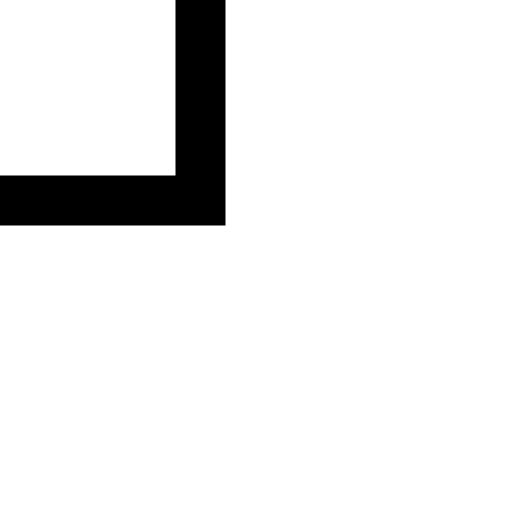
Frame 1 (no input)
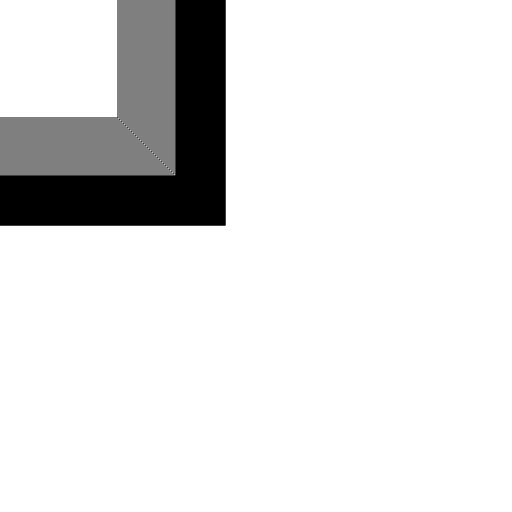
Frame 60 (the mouse pressed at the canvas centre just before this capture)
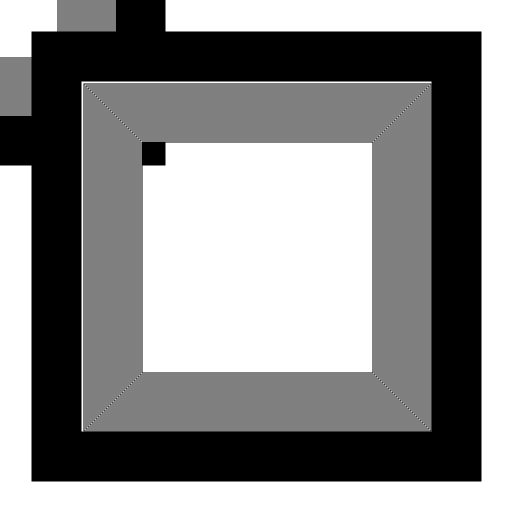
Frame 120 (the mouse held since frame 60 and released just before this capture)

The Processing sketch that drew these frames (run headless with seeded random() and noise(); from frame 60 on, the mouse is pressed at the canvas centre):

// Processing sketch: processing_139488
// ── processing_139488.pde

int max = 255;
int fillval= 200;
int count = 1;

int[] nums = new int[max];
int[] x = new int[max];
int[] y = new int[max];

void setup() {
  for (int i = 0; i < max; i++) {
    nums[i]=0;
    x[i]=0;
    y[i]=0;
    }
  background(255);
  stroke(0);
  fill(0);
  size(512, 512);
  nums[205]=100;
  frameRate(30);
  rectMode(CENTER);
  noFill();
  strokeWeight(50);
}

void draw() {
  background(255);
  for (int i = 0; i < max-1; i++) {
    nums[i]=nums[i+1];
    x[i]=x[i+1];
    y[i]=y[i+1];
  }

  for (int i = 0; i < max; i++) {
    if(nums[i]%2==0)
    {
      stroke(255);
    } else {
      stroke(0);
    }
    if (nums[i]>0)rect(width/2+x[i], height/2+y[i], i*2, i*2);
  }
  
  stroke(0);
  rect(mouseX,mouseY,fillval*2,fillval*2);
  
    nums[fillval]=count;
  x[fillval]=mouseX-255;
  y[fillval]=mouseY-255;
  count++;
}

void mousePressed() {
  nums[fillval]=count;
  x[fillval]=mouseX-255;
  y[fillval]=mouseY-255;
  count++;
}
